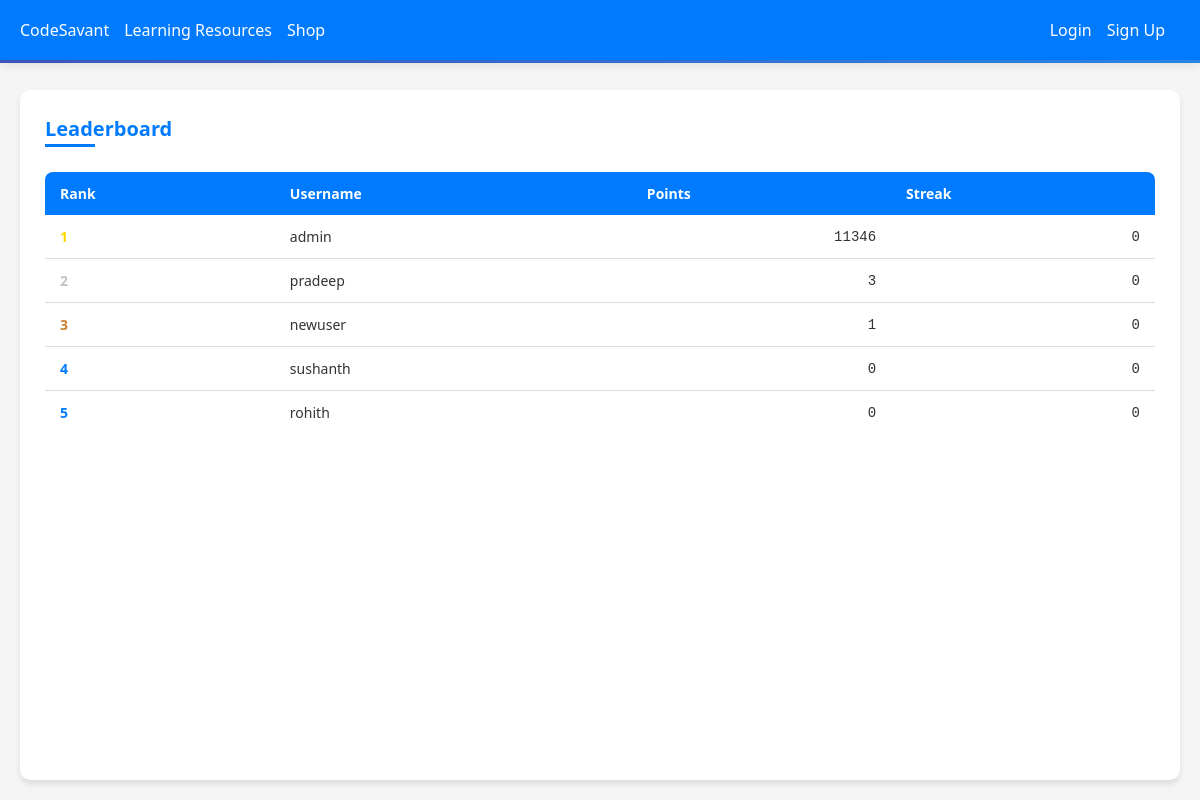
The app's page /accounts/leaderboard/ with its own data.
### accounts/models.py (models this page shows, shortened)
class Profile(models.Model):
    user = models.OneToOneField(User, on_delete=models.CASCADE)
    points = models.IntegerField(default=0)
    streak = models.IntegerField(default=0)
    xp = models.IntegerField(default=0)       # Experience points
    level = models.IntegerField(default=1)      # Starting at level 1
    coins = models.IntegerField(default=0)

### accounts/views.py (the view)
# urls.py: path('leaderboard/', leaderboard, name='leaderboard'),
def leaderboard(request):
    profiles = Profile.objects.all().order_by('-points')
    return render(request, 'accounts/leaderboard.html', {'profiles': profiles})

### accounts/templates/accounts/leaderboard.html (shortened to what this page needs)
{% extends 'code_assistant/base.html' %}
{% block content %}
<div class="right-panel leaderboard">
    <div class="panel-header">Leaderboard</div>
    <div class="leaderboard-table-container">
        <table class="leaderboard-table">
            <thead>
                <tr>
                    <th>Rank</th>
                    <th>Username</th>
                    <th>Points</th>
                    <th>Streak</th>
                </tr>
            </thead>
            <tbody>
                {% for profile in profiles %}
                <tr>
                    <td class="rank">{{ forloop.counter }}</td>
                    <td class="username">{{ profile.user.username }}</td>
                    <td class="points">{{ profile.points }}</td>
                    <td class="streak">{{ profile.streak }}</td>
                </tr>
                {% endfor %}
            </tbody>
        </table>
    </div>
</div>
{% endblock %}

### accounts/templates/accounts/leaderboard.html (style rules this page uses)
.leaderboard { animation: fadeIn 0.8s ease-out; }
.leaderboard-table-container { overflow-x: auto; border-radius: 8px; background: var(--bg-color); }
.leaderboard-table { width: 100%; border-collapse: collapse; font-size: 14px; background: var(--panel-bg); }
.leaderboard-table thead { background: var(--primary-color); color: white; }
.leaderboard-table th { padding: 12px 15px; text-align: left; font-weight: 600; }
.leaderboard-table td { padding: 12px 15px; border-bottom: 1px solid var(--border-color); }
.leaderboard-table tbody tr { transition: background-color 0.2s ease, transform 0.2s ease; }
.leaderboard-table tbody tr:last-child td { border-bottom: none; }
.rank { font-weight: 600; color: var(--primary-color); }
.leaderboard-table tbody tr:nth-child(1) .rank { color: gold; }
.leaderboard-table tbody tr:nth-child(2) .rank { color: silver; }
.leaderboard-table tbody tr:nth-child(3) .rank { color: #cd7f32; }
.points, .streak { font-family: 'Fira Code', monospace; text-align: right; }

### records on screen
Profile: user.username "admin", points "11346", streak "0"
Profile: user.username "pradeep", points "3", streak "0"
Profile: user.username "newuser", points "1", streak "0"
Profile: user.username "sushanth", points "0", streak "0"
Profile: user.username "rohith", points "0", streak "0"
